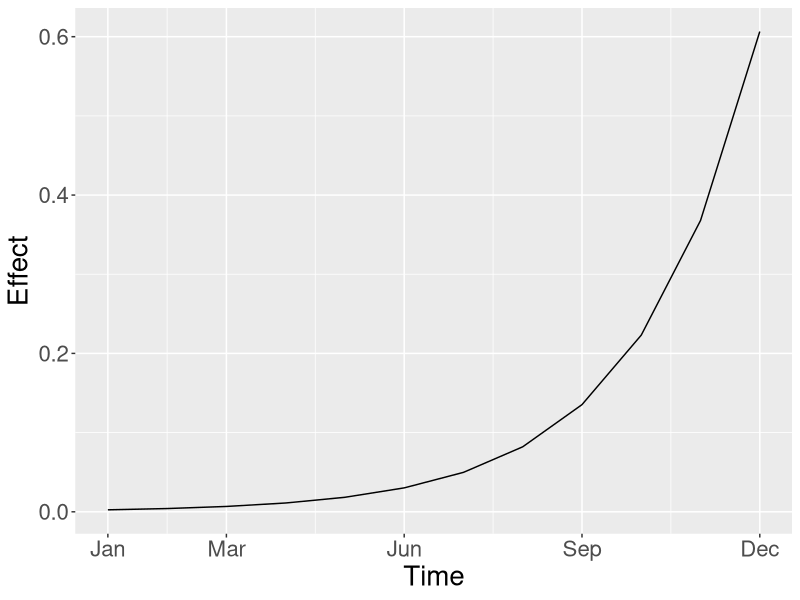

The R source for this figure:
## ---- chunk 1
library(ggplot2)
df <- data.frame(Time = 1:12, Effect = exp(-(12:1)*0.5))
ggplot(df, aes(Time, Effect)) + 
  geom_line() +
  scale_x_continuous(breaks = c(1, 3, 6, 9, 12), 
                     labels = month.abb[c(1, 3, 6, 9, 12)]) +
  theme(text = element_text(size=20))
  
